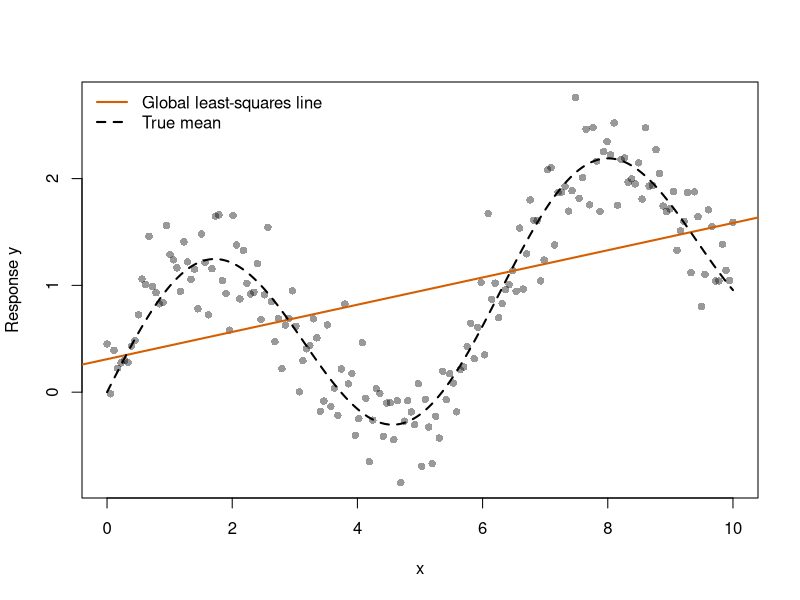
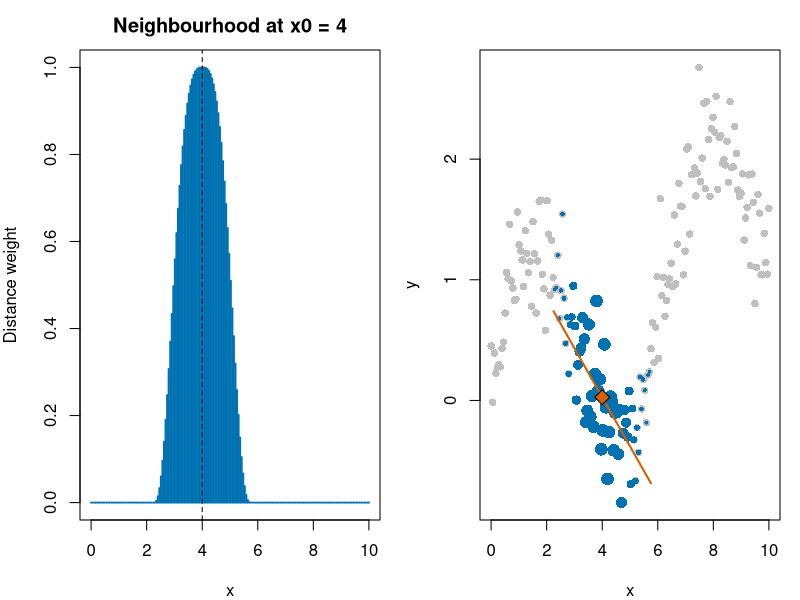
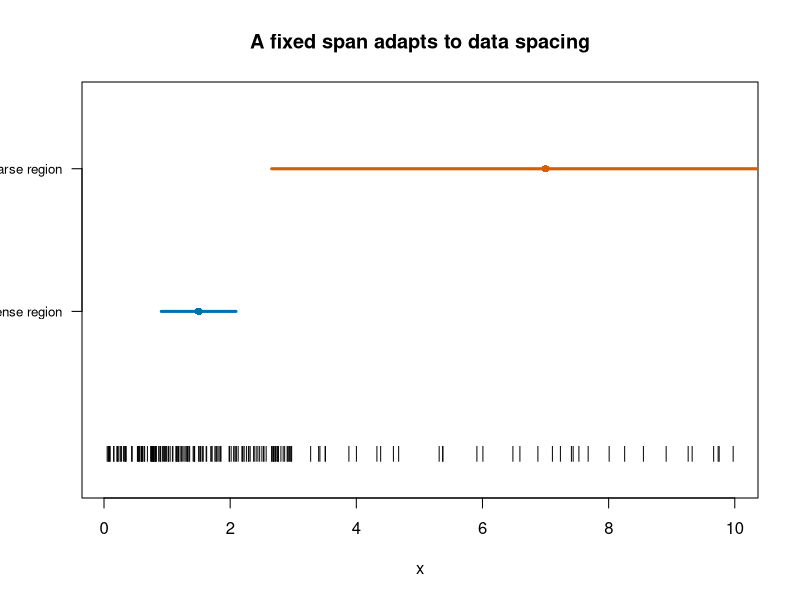
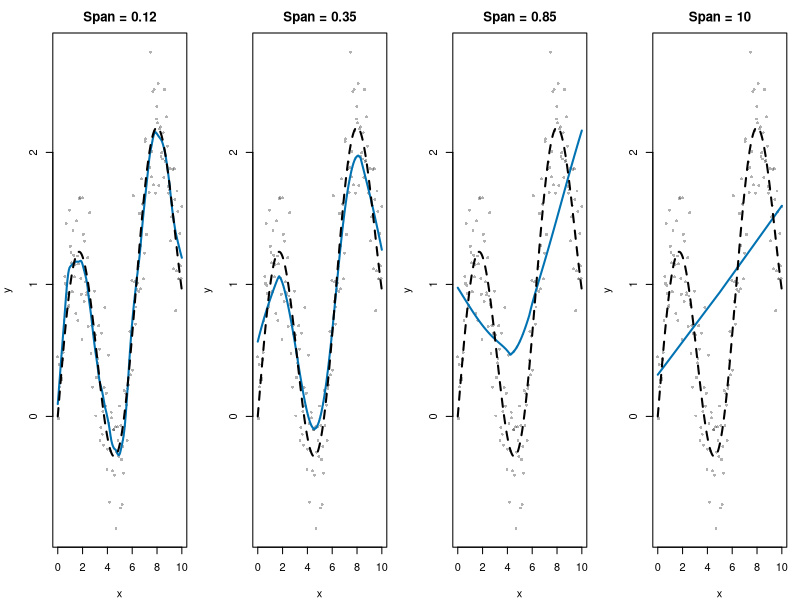
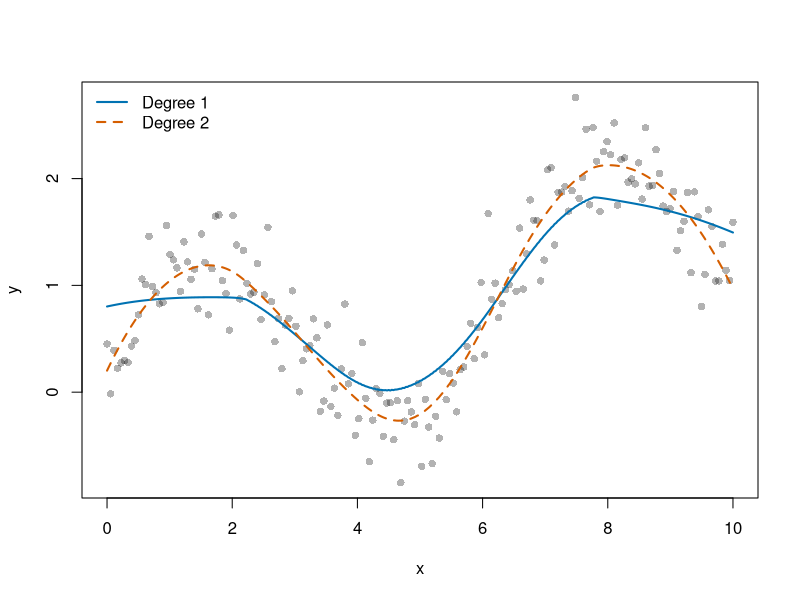
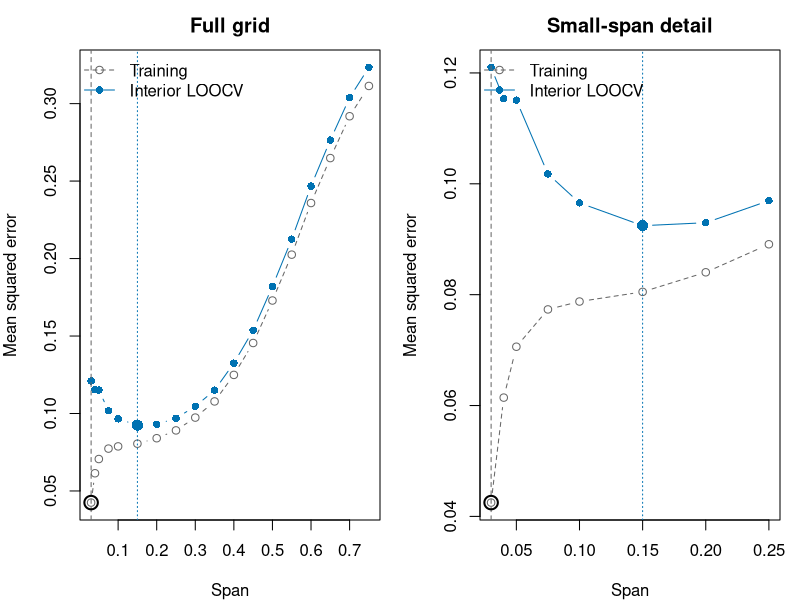
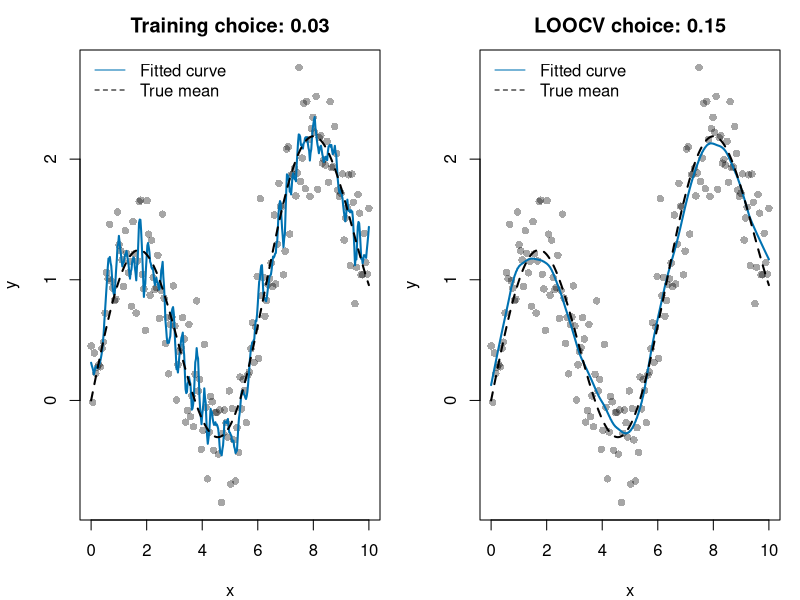
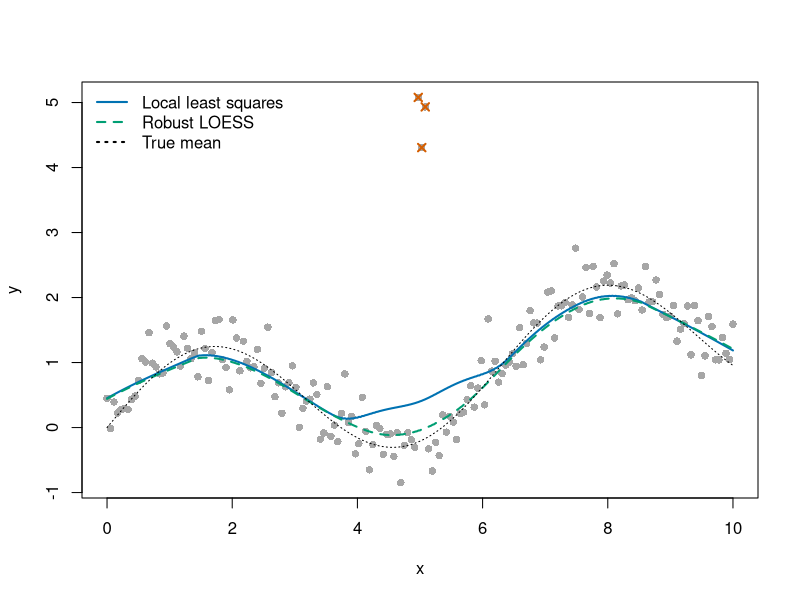

Recreate these plots in R, in order.
## ---- chunk 1
knitr::opts_chunk$set(echo = TRUE, message = FALSE, warning = TRUE,
                     fig.width = 8, fig.height = 5, fig.align = "center",
                     dpi = 120, comment = "#>")
options(width = 90)
blue <- "#0072B2"
orange <- "#D55E00"
green <- "#009E73"
purple <- "#CC79A7"
# Keep local graphics settings local to each multi-panel example.
with_panels <- function(nr, nc, code) {
  old <- par(mfrow = c(nr, nc), mar = c(4, 4, 2.5, 1))
  on.exit(par(old))
  force(code)
}
## ---- chunk 2
set.seed(2101)
reg <- data.frame(x = seq(0, 10, length.out = 180))
true_mean <- function(z) sin(z) + .15 * z
reg$y <- true_mean(reg$x) + rnorm(nrow(reg), sd = .35)
xg <- seq(min(reg$x), max(reg$x), length.out = 401)
## ---- chunk 3
plot(reg$x, reg$y, pch = 16, col = adjustcolor("black", .4),
     xlab = "x", ylab = "Response y")
abline(lm(y ~ x, data = reg), col = orange, lwd = 2)
lines(xg, true_mean(xg), lty = 2, lwd = 2)
legend("topleft", c("Global least-squares line", "True mean"),
       col = c(orange, "black"), lty = c(1, 2), lwd = 2, bty = "n")
## ---- chunk 4
x0 <- 4
alpha_demo <- .35
q <- ceiling(alpha_demo * nrow(reg))
distance <- abs(reg$x - x0)
radius <- sort(distance)[q]
w <- ifelse(distance < radius, (1 - (distance / radius)^3)^3, 0)
local_data <- transform(reg, centred_x = x - x0)
local_fit <- lm(y ~ centred_x, data = local_data, weights = w)
local_prediction <- unname(coef(local_fit)[1])
with_panels(1, 2, {
  plot(reg$x, w, type = "h", col = blue, lwd = 2,
       xlab = "x", ylab = "Distance weight", main = "Neighbourhood at x0 = 4")
  abline(v = x0, lty = 2)
  plot(reg$x, reg$y, pch = 16, col = "grey75", xlab = "x", ylab = "y")
  points(reg$x[w > 0], reg$y[w > 0], pch = 16,
         col = blue, cex = .5 + 1.2 * w[w > 0])
  local_grid <- seq(x0 - radius, x0 + radius, length.out = 100)
  lines(local_grid, predict(local_fit,
       newdata = data.frame(centred_x = local_grid - x0)), col = orange, lwd = 2)
  points(x0, local_prediction, pch = 23, bg = orange, cex = 1.6)
})
## ---- chunk 5
set.seed(2102)
x_uneven <- sort(c(runif(150, 0, 3), runif(35, 3, 10)))
targets <- c(1.5, 7)
a_local <- .3
radii <- vapply(targets, function(z)
  sort(abs(x_uneven - z))[ceiling(a_local * length(x_uneven))], numeric(1))
plot(x_uneven, rep(0, length(x_uneven)), pch = "|", ylim = c(-.2, 2.5),
     xlab = "x", ylab = "", yaxt = "n", main = "A fixed span adapts to data spacing")
for (j in seq_along(targets)) {
  segments(targets[j] - radii[j], j, targets[j] + radii[j], j,
           col = c(blue, orange)[j], lwd = 3)
  points(targets[j], j, pch = 16, col = c(blue, orange)[j])
}
axis(2, at = 1:2, labels = c("Dense region", "Sparse region"), las = 1, cex.axis = .8)
## ---- chunk 6
# Explicit settings prevent hidden changes in degree, family, or surface.
fit_loess <- function(dat, span, family = "gaussian", degree = 1) {
  loess(y ~ x, data = dat, span = span, degree = degree, family = family,
        control = loess.control(surface = "direct"))
}
spans <- c(.12, .35, .85, 10)
fits <- lapply(spans, function(s) fit_loess(reg, s))
## ---- chunk 7
with_panels(1, length(spans), {
  for (j in seq_along(spans)) {
    plot(reg$x, reg$y, pch = 16, cex = .6, col = adjustcolor("black", .3),
         xlab = "x", ylab = "y", main = paste("Span =", spans[j]))
    lines(xg, predict(fits[[j]], data.frame(x = xg)), col = blue, lwd = 2)
    lines(xg, true_mean(xg), lty = 2, lwd = 2)
  }
})
## ---- chunk 8
fit_linear <- fit_loess(reg, .45, degree = 1)
fit_quadratic <- fit_loess(reg, .45, degree = 2)
plot(reg$x, reg$y, pch = 16, col = adjustcolor("black", .3),
     xlab = "x", ylab = "y")
lines(xg, predict(fit_linear, data.frame(x = xg)), col = blue, lwd = 2)
lines(xg, predict(fit_quadratic, data.frame(x = xg)), col = orange, lwd = 2, lty = 2)
legend("topleft", c("Degree 1", "Degree 2"), col = c(blue, orange),
       lty = c(1, 2), lwd = 2, bty = "n")
## ---- chunk 9
span_grid <- c(.03, .04, .05, .075, .10, seq(.15, .75, by = .05))
interior <- 2:(nrow(reg) - 1)
cv_error <- training_error <- numeric(length(span_grid))
for (j in seq_along(span_grid)) {
  s <- span_grid[j]
  full <- fit_loess(reg, s)
  full_pred <- predict(full, reg[interior, , drop = FALSE])
  training_error[j] <- mean((reg$y[interior] - full_pred)^2)
  held_out <- vapply(interior, function(i) {
    fit_i <- fit_loess(reg[-i, ], s)
    as.numeric(predict(fit_i, reg[i, , drop = FALSE]))
  }, numeric(1))
  # Do not silently compare scores computed on different subsets.
  stopifnot(all(is.finite(held_out)))
  cv_error[j] <- mean((reg$y[interior] - held_out)^2)
}
training_span <- span_grid[which.min(training_error)]
best_span <- span_grid[which.min(cv_error)]
knitr::kable(data.frame(span = span_grid, training_MSE = training_error,
                       interior_LOOCV_MSE = cv_error), digits = 4)
## ---- chunk 10
with_panels(1, 2, {
  for (upper in c(max(span_grid), .30)) {
    keep <- span_grid <= upper
    matplot(span_grid[keep], cbind(training_error, cv_error)[keep, ],
            type = "b", pch = c(1, 16), lty = c(2, 1),
            col = c("grey40", blue), xlab = "Span", ylab = "Mean squared error",
            main = if (upper > .30) "Full grid" else "Small-span detail")
    abline(v = training_span, col = "grey40", lty = 2)
    abline(v = best_span, col = blue, lty = 3)
    points(training_span, min(training_error), pch = 1, cex = 1.8, lwd = 2)
    points(best_span, min(cv_error), pch = 16, cex = 1.5, col = blue)
    legend("topleft", c("Training", "Interior LOOCV"),
           col = c("grey40", blue), lty = c(2, 1), pch = c(1, 16), bty = "n")
  }
})
## ---- chunk 11
best_fit <- fit_loess(reg, best_span)
selection_spans <- c(training_span, best_span)
with_panels(1, 2, {
  for (j in seq_along(selection_spans)) {
    selected_fit <- fit_loess(reg, selection_spans[j])
    plot(reg$x, reg$y, pch = 16, col = adjustcolor("black", .35),
         xlab = "x", ylab = "y",
         main = paste(c("Training choice:", "LOOCV choice:")[j], selection_spans[j]))
    lines(xg, predict(selected_fit, data.frame(x = xg)), col = blue, lwd = 2)
    lines(xg, true_mean(xg), lty = 2, lwd = 2)
    legend("topleft", c("Fitted curve", "True mean"),
           col = c(blue, "black"), lty = c(1, 2), bty = "n")
  }
})
## ---- chunk 12
contaminated <- reg
bad <- which.min(abs(reg$x - 5)) + (-1:1)
contaminated$y[bad] <- contaminated$y[bad] + 5
ordinary_fit <- fit_loess(contaminated, .3, family = "gaussian")
robust_fit <- fit_loess(contaminated, .3, family = "symmetric")
plot(contaminated$x, contaminated$y, pch = 16, col = "grey65",
     xlab = "x", ylab = "y")
points(contaminated$x[bad], contaminated$y[bad], pch = 4, col = orange, lwd = 2)
lines(xg, predict(ordinary_fit, data.frame(x = xg)), col = blue, lwd = 2)
lines(xg, predict(robust_fit, data.frame(x = xg)), col = green, lwd = 2, lty = 2)
lines(xg, true_mean(xg), col = "black", lty = 3)
legend("topleft", c("Local least squares", "Robust LOESS", "True mean"),
       col = c(blue, green, "black"), lty = c(1, 2, 3), lwd = 2, bty = "n")
## ---- chunk 13
local_weights <- function(x, x0, span) {
  u <- x - x0
  radius <- sort(abs(u))[ceiling(span * length(x))]
  stopifnot(radius > 0)
  w <- pmax(0, 1 - (abs(u) / radius)^3)^3
  S0 <- sum(w); S1 <- sum(w * u); S2 <- sum(w * u^2)
  D <- S0 * S2 - S1^2
  stopifnot(D > 0)
  ell <- w * (S2 - S1 * u) / D
  stopifnot(abs(sum(ell) - 1) < 1e-8, abs(sum(ell * u)) < 1e-8)
  list(w = w, average = w / S0, ell = ell, displacement = S1 / S0)
}
edge_targets <- c(4, 15)
edge_weights <- lapply(edge_targets, function(z) local_weights(cars$speed, z, .7))
## ---- chunk 14
with_panels(2, 2, {
  for (j in seq_along(edge_targets)) {
    z <- edge_targets[j]; ww <- edge_weights[[j]]
    centre <- cars$speed - z
    local_line <- lm(dist ~ centre, data = cars, weights = ww$w)
    active <- ww$w > 0
    local_x <- seq(min(cars$speed[active]), max(cars$speed[active]), length.out = 100)
    avg <- sum(ww$average * cars$dist)
    plot(cars$speed, cars$dist, pch = 16, col = "grey75",
         xlab = "Speed (mph)", ylab = "Stopping distance (ft)",
         main = paste("Target speed =", z))
    points(cars$speed[active], cars$dist[active], pch = 16, col = "grey40")
    segments(min(local_x), avg, max(local_x), avg, col = orange, lwd = 2)
    lines(local_x, predict(local_line, data.frame(centre = local_x - z)),
          col = blue, lwd = 2)
    abline(v = z, lty = 3)
    points(c(z, z), c(avg, sum(ww$ell * cars$dist)),
           pch = c(17, 16), col = c(orange, blue), cex = 1.4)
    legend("topleft", c("Local average", "Local line"),
           col = c(orange, blue), lty = 1, bty = "n", cex = .8)
  }
  weight_ylim <- range(unlist(lapply(edge_weights, function(w) c(w$average, w$ell))))
  for (j in seq_along(edge_targets)) {
    ww <- edge_weights[[j]]
    plot(cars$speed, ww$ell, type = "h", col = blue, ylim = weight_ylim,
         xlab = "Speed (mph)", ylab = "Weight in the prediction",
         main = paste("Weights at speed", edge_targets[j]))
    points(cars$speed, ww$average, pch = 17, col = orange, cex = .7)
    abline(h = 0, col = "grey60"); abline(v = edge_targets[j], lty = 3)
  }
})
## ---- chunk 15
edge_summary <- do.call(rbind, lapply(seq_along(edge_targets), function(j) {
  ww <- edge_weights[[j]]
  # Change just one response at the speed nearest the target by +10 ft.
  # With fixed span and nonrobust weights, its exact effect is 10 * ell[i].
  i <- which.min(abs(cars$speed - edge_targets[j]))
  data.frame(target = edge_targets[j], weighted_x_shift = ww$displacement,
             local_average = sum(ww$average * cars$dist),
             local_line = sum(ww$ell * cars$dist),
             negative_weights = sum(ww$ell < -1e-10),
             prediction_change_for_10ft_shift = 10 * ww$ell[i])
}))
knitr::kable(edge_summary, digits = 3,
             col.names = c("Target speed", "Weighted x shift", "Local average",
                           "Local line", "Negative weights", "Change after +10 ft"))
## ---- chunk 16
car_fit <- loess(dist ~ speed, data = cars, degree = 1, span = .7,
                 control = loess.control(surface = "interpolate"))
car_direct <- loess(dist ~ speed, data = cars, degree = 1, span = .7,
                    control = loess.control(surface = "direct"))
speed_limits <- range(cars$speed)
outside <- data.frame(speed = c(0, speed_limits[1], 15, speed_limits[2], 30))
knitr::kable(data.frame(outside,
                       within_observed_range = outside$speed >= speed_limits[1] &
                                               outside$speed <= speed_limits[2],
                       interpolation_surface = as.numeric(predict(car_fit, outside)),
                       direct_surface = as.numeric(predict(car_direct, outside))),
             digits = 2)
## ---- chunk 17
car_grid <- data.frame(speed = seq(0, 30, length.out = 301))
car_predictions <- list(predict(car_fit, car_grid), predict(car_direct, car_grid))
in_range <- car_grid$speed >= speed_limits[1] & car_grid$speed <= speed_limits[2]
car_ylim <- range(cars$dist, unlist(car_predictions), na.rm = TRUE)
with_panels(1, 2, {
  for (j in 1:2) {
    plot(cars$speed, cars$dist, xlim = c(0, 30), ylim = car_ylim,
         pch = 16, col = "grey60", xlab = "Speed (mph)", ylab = "Stopping distance (ft)",
         main = c("Default: no outside prediction", "Direct: numbers outside too")[j])
    abline(v = speed_limits, lty = 3, col = "grey40")
    lines(car_grid$speed, ifelse(in_range, car_predictions[[j]], NA), col = blue, lwd = 2)
    lines(car_grid$speed, ifelse(!in_range, car_predictions[[j]], NA),
          col = orange, lty = 2, lwd = 2)
  }
})
## ---- chunk 18
future_x <- seq(7, 14, length.out = 281)
mean_A <- true_mean(future_x)
mean_B <- mean_A + .25 * pmax(future_x - 10, 0)^2
continuation_fit <- fit_loess(reg, .30)
loess_future <- as.numeric(predict(continuation_fit, data.frame(x = future_x)))
visible <- reg$x >= 7
plot(reg$x[visible], reg$y[visible], xlim = c(7, 14),
     ylim = range(reg$y[visible], mean_A, mean_B, loess_future),
     pch = 16, col = "grey60", xlab = "x", ylab = "Response / mean",
     main = "Same observations, different possible futures")
abline(v = 10, lty = 3)
lines(future_x, mean_A, col = "black", lwd = 2)
lines(future_x, mean_B, col = green, lwd = 2, lty = 2)
lines(future_x, ifelse(future_x <= 10, loess_future, NA), col = blue, lwd = 2)
lines(future_x, ifelse(future_x >= 10, loess_future, NA), col = orange, lwd = 2, lty = 2)
legend("topleft", c("Mean A", "Mean B", "LOESS within range", "LOESS outside range"),
       col = c("black", green, blue, orange), lty = c(1, 2, 1, 2), lwd = 2,
       bty = "n", cex = .8)
## ---- chunk 19
sessionInfo()
